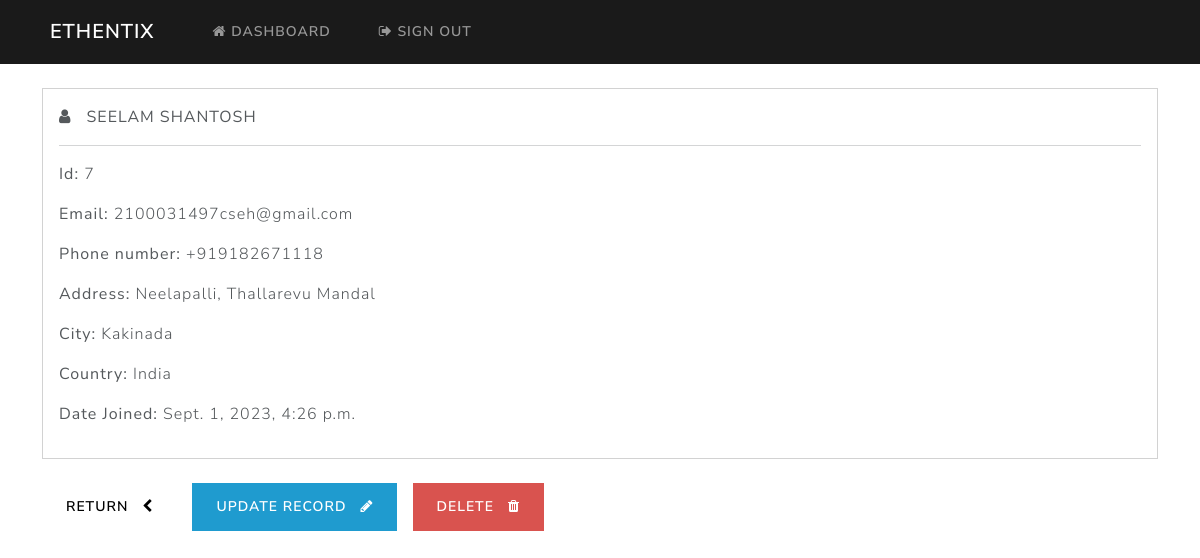
Page /record/7/ (signed in) on the committed database.
### webapp/models.py (models this page shows, shortened)
class Record(models.Model):
    creation_date = models.DateTimeField(auto_now_add=True)
    user = models.ForeignKey(User, on_delete=models.CASCADE)
    first_name = models.CharField(max_length=100)
    last_name = models.CharField(max_length=100)
    email = models.EmailField(max_length=255)
    phone = models.CharField(max_length=20)
    address = models.CharField(max_length=300)
    city = models.CharField(max_length=255)
    country = models.CharField(max_length=125)

### webapp/views.py (the view)
# urls.py: path('record/<int:pk>/', views.single_record, name="record"),
@login_required(login_url='login')
def single_record(request, pk):
    all_records = Record.objects.get(id=pk)
    context = {'record': all_records}
    return render(request, 'webapp/view-record.html', context=context)

### webapp/templates/webapp/view-record.html (shortened to what this page needs)
{% extends 'webapp/base.html' %}
{% block content %}
<div class="card">
    <div class="card-body">
        <i class="fa fa-user" aria-hidden="true"></i> &nbsp;
        <strong>
            {{record.last_name }}
            {{record.first_name}}
        </strong>
        <hr>
        <p> <strong> Id: </strong> {{record.id}} </p>
        <p> <strong> Email: </strong> {{record.email}} </p>
        <p> <strong> Phone number: </strong> {{record.phone}} </p>
        <p> <strong> Address: </strong> {{record.address}} </p>
        <p> <strong> City: </strong> {{record.city}} </p>
        <p> <strong> Country: </strong> {{record.country}} </p>
        <p> <strong> Date Joined: </strong> {{record.creation_date}} </p>
    </div>
</div>
<br>
<a href="{% url 'dashboard' %}" class="btn btn-secondary btn-light"> Return &nbsp; <i class="fa fa-chevron-left" aria-hidden="true"></i> </a>
<a href="{% url 'update-record' record.id %}" class="btn btn-info"> Update record &nbsp; <i class="fa fa-pencil" aria-hidden="true"></i></a>
<a href="{% url 'delete-record' record.id %}" class="btn btn-danger"> Delete &nbsp; <i class="fa fa-trash" aria-hidden="true"></i></a>
{% endblock %}

### rows in the picture
Record: last_name "SEELAM", first_name "SHANTOSH", id "7", email "2100031497cseh@gmail.com", phone "+919182671118", address "Neelapalli, Thallarevu Mandal", city "Kakinada", country "India", creation_date "Sept. 1, 2023, 4:26 p.m."
